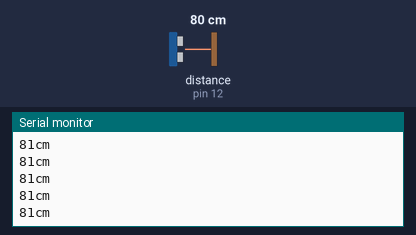
A sketch run on a simulated Arduino Uno, built with avr-gcc and run on an emulated ATmega328P. On the bench: the last lines printed to the serial monitor. Inputs (shaded band) come from the test bench; at power-on: distance to the obstacle (sensor on pin 12) 80 cm. The echo pulse lasts 58.3 µs per cm.

Above: at 1.2 s.
1.3 s: distance to the obstacle (sensor on pin 12) set to 2 cm
At 1.34 s:
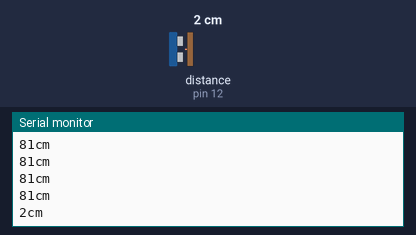
2.8 s: distance to the obstacle (sensor on pin 12) set to 4 cm
At 2.82 s:
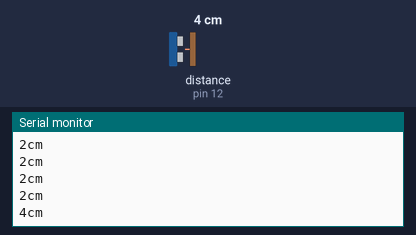
Timing chart, 0 to 5.8 s (numbered marks = the images above; inputs shaded):
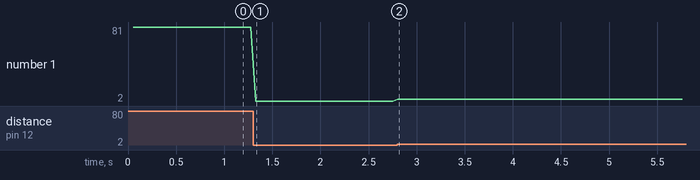

The sketch:

pingTest.ino
```cpp
/*
 * Posted on http://randomnerdtutorials.com
 * created by http://playground.arduino.cc/Code/NewPing
*/

#include <NewPing.h>

#define TRIGGER_PIN 11
#define ECHO_PIN 12
#define MAX_DISTANCE 200

NewPing sonar(TRIGGER_PIN, ECHO_PIN, MAX_DISTANCE); // NewPing setup of pins and maximum distance.

void setup() {
   Serial.begin(9600);
}

void loop() {
   delay(50);
   unsigned int uS = sonar.ping_cm();
   Serial.print(uS);
   Serial.println("cm");
}
```

Measured:
- after the input at 1.3 s, the serial monitor: prints a new line at once (image 1)
- after the input at 2.8 s, the serial monitor: prints a new line at once (image 2)
- plotted number 1: 81 → 2 after the input at 1.3 s, 2 → 4 after the input at 2.8 s
